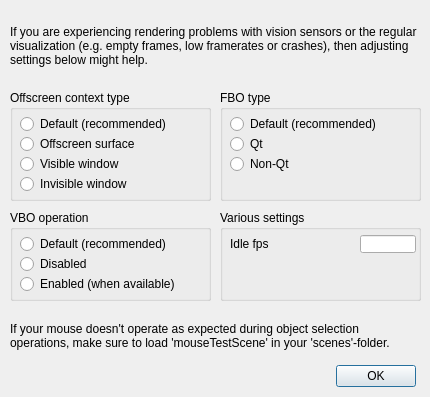
<?xml version="1.0" encoding="UTF-8"?>
<ui version="4.0">
 <class>CQDlgOpenGlSettings</class>
 <widget class="QDialog" name="CQDlgOpenGlSettings">
  <property name="geometry">
   <rect>
    <x>0</x>
    <y>0</y>
    <width>430</width>
    <height>397</height>
   </rect>
  </property>
  <property name="windowTitle">
   <string>OpenGL settings</string>
  </property>
  <widget class="QLabel" name="qqText">
   <property name="geometry">
    <rect>
     <x>10</x>
     <y>10</y>
     <width>411</width>
     <height>71</height>
    </rect>
   </property>
   <property name="text">
    <string>If you are experiencing rendering problems with vision sensors or the regular visualization (e.g. empty frames, low framerates or crashes), then adjusting settings below might help.</string>
   </property>
   <property name="wordWrap">
    <bool>true</bool>
   </property>
  </widget>
  <widget class="QDialogButtonBox" name="qqOk">
   <property name="geometry">
    <rect>
     <x>15</x>
     <y>360</y>
     <width>401</width>
     <height>32</height>
    </rect>
   </property>
   <property name="standardButtons">
    <set>QDialogButtonBox::Ok</set>
   </property>
  </widget>
  <widget class="QGroupBox" name="qqOffscreenBox">
   <property name="geometry">
    <rect>
     <x>10</x>
     <y>90</y>
     <width>201</width>
     <height>111</height>
    </rect>
   </property>
   <property name="title">
    <string>Offscreen context type</string>
   </property>
   <property name="flat">
    <bool>false</bool>
   </property>
   <widget class="QRadioButton" name="qqContextDefault">
    <property name="geometry">
     <rect>
      <x>10</x>
      <y>25</y>
      <width>182</width>
      <height>18</height>
     </rect>
    </property>
    <property name="focusPolicy">
     <enum>Qt::StrongFocus</enum>
    </property>
    <property name="text">
     <string>Default (recommended)</string>
    </property>
    <property name="autoExclusive">
     <bool>false</bool>
    </property>
   </widget>
   <widget class="QRadioButton" name="qqContextOffscreen">
    <property name="geometry">
     <rect>
      <x>10</x>
      <y>45</y>
      <width>182</width>
      <height>18</height>
     </rect>
    </property>
    <property name="focusPolicy">
     <enum>Qt::StrongFocus</enum>
    </property>
    <property name="text">
     <string>Offscreen surface</string>
    </property>
    <property name="autoExclusive">
     <bool>false</bool>
    </property>
   </widget>
   <widget class="QRadioButton" name="qqContextVisibleWindow">
    <property name="geometry">
     <rect>
      <x>10</x>
      <y>65</y>
      <width>182</width>
      <height>18</height>
     </rect>
    </property>
    <property name="focusPolicy">
     <enum>Qt::StrongFocus</enum>
    </property>
    <property name="text">
     <string>Visible window</string>
    </property>
    <property name="autoExclusive">
     <bool>false</bool>
    </property>
   </widget>
   <widget class="QRadioButton" name="qqContextInvisibleWindow">
    <property name="geometry">
     <rect>
      <x>10</x>
      <y>85</y>
      <width>182</width>
      <height>18</height>
     </rect>
    </property>
    <property name="focusPolicy">
     <enum>Qt::StrongFocus</enum>
    </property>
    <property name="text">
     <string>Invisible window</string>
    </property>
    <property name="autoExclusive">
     <bool>false</bool>
    </property>
   </widget>
  </widget>
  <widget class="QGroupBox" name="qqFboBox">
   <property name="geometry">
    <rect>
     <x>220</x>
     <y>90</y>
     <width>201</width>
     <height>111</height>
    </rect>
   </property>
   <property name="title">
    <string>FBO type</string>
   </property>
   <property name="flat">
    <bool>false</bool>
   </property>
   <widget class="QRadioButton" name="qqFboDefault">
    <property name="geometry">
     <rect>
      <x>10</x>
      <y>25</y>
      <width>180</width>
      <height>18</height>
     </rect>
    </property>
    <property name="focusPolicy">
     <enum>Qt::StrongFocus</enum>
    </property>
    <property name="text">
     <string>Default (recommended)</string>
    </property>
    <property name="autoExclusive">
     <bool>false</bool>
    </property>
   </widget>
   <widget class="QRadioButton" name="qqFboNonQt">
    <property name="geometry">
     <rect>
      <x>10</x>
      <y>65</y>
      <width>180</width>
      <height>18</height>
     </rect>
    </property>
    <property name="focusPolicy">
     <enum>Qt::StrongFocus</enum>
    </property>
    <property name="text">
     <string>Non-Qt</string>
    </property>
    <property name="autoExclusive">
     <bool>false</bool>
    </property>
   </widget>
   <widget class="QRadioButton" name="qqFboQt">
    <property name="geometry">
     <rect>
      <x>10</x>
      <y>45</y>
      <width>180</width>
      <height>18</height>
     </rect>
    </property>
    <property name="focusPolicy">
     <enum>Qt::StrongFocus</enum>
    </property>
    <property name="text">
     <string>Qt</string>
    </property>
    <property name="autoExclusive">
     <bool>false</bool>
    </property>
   </widget>
  </widget>
  <widget class="QGroupBox" name="groupBox_3">
   <property name="geometry">
    <rect>
     <x>220</x>
     <y>210</y>
     <width>201</width>
     <height>91</height>
    </rect>
   </property>
   <property name="title">
    <string>Various settings</string>
   </property>
   <property name="flat">
    <bool>false</bool>
   </property>
   <widget class="QLabel" name="label_3">
    <property name="geometry">
     <rect>
      <x>10</x>
      <y>25</y>
      <width>121</width>
      <height>18</height>
     </rect>
    </property>
    <property name="text">
     <string>Idle fps</string>
    </property>
   </widget>
   <widget class="QLineEdit" name="qqIdleFps">
    <property name="geometry">
     <rect>
      <x>140</x>
      <y>25</y>
      <width>56</width>
      <height>18</height>
     </rect>
    </property>
   </widget>
  </widget>
  <widget class="QLabel" name="qqText_2">
   <property name="geometry">
    <rect>
     <x>10</x>
     <y>310</y>
     <width>411</width>
     <height>51</height>
    </rect>
   </property>
   <property name="text">
    <string>If your mouse doesn't operate as expected during object selection operations, make sure to load 'mouseTestScene' in your 'scenes'-folder.</string>
   </property>
   <property name="wordWrap">
    <bool>true</bool>
   </property>
  </widget>
  <widget class="QGroupBox" name="qqVboBox">
   <property name="geometry">
    <rect>
     <x>10</x>
     <y>210</y>
     <width>201</width>
     <height>91</height>
    </rect>
   </property>
   <property name="title">
    <string>VBO operation</string>
   </property>
   <property name="flat">
    <bool>false</bool>
   </property>
   <widget class="QRadioButton" name="qqVboDefault">
    <property name="geometry">
     <rect>
      <x>10</x>
      <y>25</y>
      <width>180</width>
      <height>18</height>
     </rect>
    </property>
    <property name="focusPolicy">
     <enum>Qt::StrongFocus</enum>
    </property>
    <property name="text">
     <string>Default (recommended)</string>
    </property>
    <property name="autoExclusive">
     <bool>false</bool>
    </property>
   </widget>
   <widget class="QRadioButton" name="qqVboEnabled">
    <property name="geometry">
     <rect>
      <x>10</x>
      <y>65</y>
      <width>180</width>
      <height>18</height>
     </rect>
    </property>
    <property name="focusPolicy">
     <enum>Qt::StrongFocus</enum>
    </property>
    <property name="text">
     <string>Enabled (when available)</string>
    </property>
    <property name="autoExclusive">
     <bool>false</bool>
    </property>
   </widget>
   <widget class="QRadioButton" name="qqVboDisabled">
    <property name="geometry">
     <rect>
      <x>10</x>
      <y>45</y>
      <width>180</width>
      <height>18</height>
     </rect>
    </property>
    <property name="focusPolicy">
     <enum>Qt::StrongFocus</enum>
    </property>
    <property name="text">
     <string>Disabled</string>
    </property>
    <property name="autoExclusive">
     <bool>false</bool>
    </property>
   </widget>
  </widget>
 </widget>
 <tabstops>
  <tabstop>qqContextDefault</tabstop>
  <tabstop>qqContextOffscreen</tabstop>
  <tabstop>qqContextVisibleWindow</tabstop>
  <tabstop>qqContextInvisibleWindow</tabstop>
  <tabstop>qqFboDefault</tabstop>
  <tabstop>qqFboQt</tabstop>
  <tabstop>qqFboNonQt</tabstop>
  <tabstop>qqVboDefault</tabstop>
  <tabstop>qqVboDisabled</tabstop>
  <tabstop>qqVboEnabled</tabstop>
  <tabstop>qqIdleFps</tabstop>
 </tabstops>
 <resources/>
 <connections/>
</ui>
